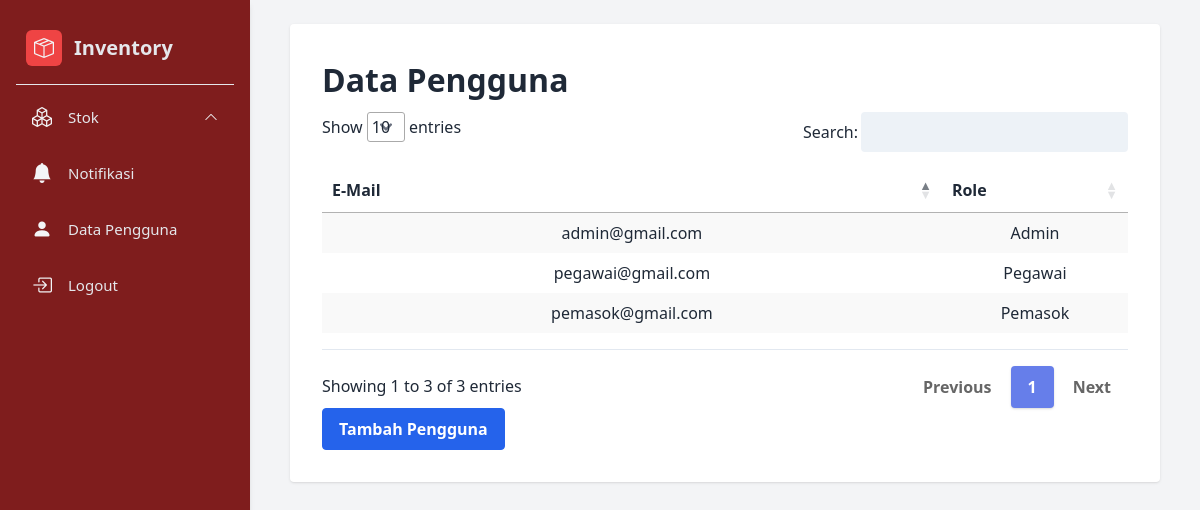
/admin/datapengguna.php (signed in), run on the app's committed database.
### tables this page shows
CREATE TABLE `user` (
  `iduser` int(5) NOT NULL,
  `email` varchar(50) NOT NULL,
  `password` varchar(20) NOT NULL,
  `role` varchar(20) NOT NULL
);

### admin/datapengguna.php (the view, shortened to what this page needs)
<?php
require '../func.php';
?>
<!DOCTYPE html>
<html lang="en">
<head>
    <script src="https://cdn.tailwindcss.com"></script>
    <link rel="stylesheet" href="https://cdn.jsdelivr.net/npm/bootstrap-icons@1.7.2/font/bootstrap-icons.css" />
    <link href="https://unpkg.com/tailwindcss@2.2.19/dist/tailwind.min.css" rel=" stylesheet">
    <link href="https://cdn.datatables.net/1.10.19/css/jquery.dataTables.min.css" rel="stylesheet">
    <link href="https://cdn.datatables.net/responsive/2.2.3/css/responsive.dataTables.min.css" rel="stylesheet">
    <link href="https://cdnjs.cloudflare.com/ajax/libs/flowbite/2.2.0/flowbite.min.css" rel="stylesheet" />
</head>
<body class="">
    <div class="flex min-h-screen flex-row bg-gray-100 text-gray-800 overflow-y-auto">
        <aside class="sidebar fixed top-0 bottom-0 lg:left-0 w-[250px] -translate-x-full transform text-center bg-red-900 p-4 transition-transform duration-150 ease-in md:translate-x-0 md:shadow-md overflow-y-auto">
            <div class="text-gray-100 text-xl">
                <div class="p-2.5 mt-1 flex items-center rounded-md">
                    <i class="bi bi-box-seam px-2 py-1 bg-red-500 rounded-md"></i>
                    <h1 class="text-[15px] ml-3 text-xl text-gray-200 font-bold">
                        Inventory
                    </h1>
                </div>
                <hr class="my-2 text-gray-600" />
                <div>
                    <div class="p-2.5 mt-2 flex items-center rounded-md px-4 duration-300 cursor-pointer hover:bg-red-600">
                        <i class="bi bi-boxes"></i>
                        <div class="flex justify-between w-full items-center" onclick="dropDown()">
                            <span class="text-[15px] ml-4 text-gray-200">Stok</span>
                            <span class="text-sm rotate-180" id="arrow">
                                <i class="bi bi-chevron-down"></i>
                            </span>
                        </div>
                    </div>
                    <div class="p-2.5 mt-2 flex items-center rounded-md px-4 duration-300 cursor-pointer hover:bg-red-600">
                        <i class="bi bi-bell-fill"></i>
                        <a class="text-[15px] ml-4 text-gray-200" href="notifikasi.php">Notifikasi</a>
                    </div>
                    <div class="p-2.5 mt-2 flex items-center rounded-md px-4 duration-300 cursor-pointer hover:bg-red-600">
                        <i class="bi bi-person-fill"></i>
                        <a class="text-[15px] ml-4 text-gray-200" href="datapengguna.php">Data Pengguna</a>
                    </div>
                    <div class="p-2.5 mt-2 flex items-center rounded-md px-4 duration-300 cursor-pointer hover:bg-red-600">
                        <i class="bi bi-box-arrow-in-right"></i>
                        <a class="text-[15px] ml-4 text-gray-200" href="logout.php">Logout</a>
                    </div>
                </div>
            </div>
        </aside>
        <main class="fixed lg:left-[250px] mb-6 max-h-screen overflow-y-auto">
            <div class="p-8 ml-10 mt-6 mr-10 mb-10 rounded shadow bg-white">
                <div>
                    <p class="mb-2 text-[32px] font-bold ">Data Pengguna</p>
                </div>
                <div id='recipients' class="">
                    <table id="example" class="stripe hover table-fixed" style="width:100%; padding-top: 1em;  padding-bottom: 1em;">
                        <thead>
                            <tr>
                                <th data-priority="1">E-Mail</th>
                                <th data-priority="3" class="max-w-[85px]">Role</th>
                            </tr>
                        </thead>
                        <tbody>
                            <?php
                            $ambilsemuadatapengguna = mysqli_query($conn, "select * from user");
                            while ($data = mysqli_fetch_array($ambilsemuadatapengguna)) {
                                $email = $data['email'];
                                $role = $data['role'];
                            ?>
                                <tr>
                                    <td class="text-center"><?= $email ?></td>
                                    <td class="text-center"><?= $role ?></td>
                                </tr>
                            <?php
                            };
                            ?>
                        </tbody>
                    </table>
                </div>
                <div class="">
                    <button data-modal-target="tambahmodal" data-modal-toggle="tambahmodal" class="bg-blue-600 hover:bg-blue-300 text-white font-semibold hover:text-blue-800 py-2 px-4 mr-2 border border-blue-600 hover:border-transparent rounded " type="button">Tambah Pengguna</button>
                </div>
            </div>
        </main>
    </div>
</body>
</html>

### admin/datapengguna.php (style rules this page uses)
table.dataTable.no-footer { border-bottom: 1px solid #e2e8f0; margin-top: 0.75em; margin-bottom: 0.75em; }

### data on the page
user: email "admin@gmail.com", role "Admin"
user: email "pegawai@gmail.com", role "Pegawai"
user: email "pemasok@gmail.com", role "Pemasok"
